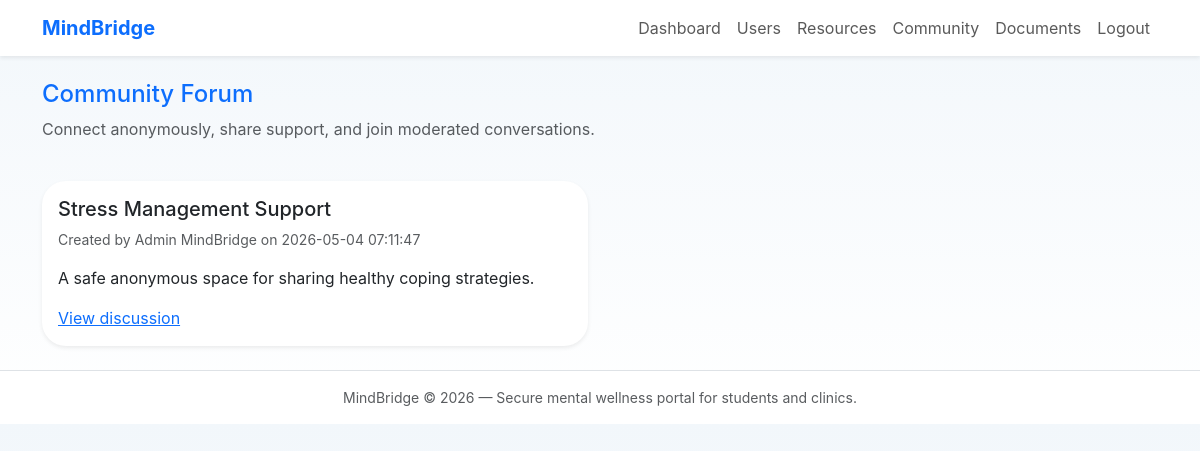
The page /?controller=forum&action=index (signed in) on the database its author committed.
### tables this page shows
CREATE TABLE forums (
  id INT AUTO_INCREMENT PRIMARY KEY,
  title VARCHAR(180) NOT NULL,
  description TEXT,
  is_anonymous TINYINT(1) NOT NULL DEFAULT 0,
  created_by INT NULL,
  created_at DATETIME NOT NULL DEFAULT CURRENT_TIMESTAMP,
  FOREIGN KEY (created_by) REFERENCES users(id) ON DELETE SET NULL
);

CREATE TABLE users (
  id INT AUTO_INCREMENT PRIMARY KEY,
  name VARCHAR(150) NOT NULL,
  email VARCHAR(180) NOT NULL UNIQUE,
  password VARCHAR(255) NOT NULL,
  role ENUM('patient','therapist','admin') NOT NULL DEFAULT 'patient',
  status ENUM('active','inactive') NOT NULL DEFAULT 'active',
  created_at DATETIME NOT NULL DEFAULT CURRENT_TIMESTAMP
);

### core/View.php (called while the page is built, shortened)
<?php
class View
{
    public function render(string $path, array $data = []): void
    {
        extract($data, EXTR_SKIP);
        $viewFile = __DIR__ . '/../app/views/' . $path . '.php';
        include __DIR__ . '/../app/views/layout/header.php';
        include $viewFile;
        include __DIR__ . '/../app/views/layout/footer.php';
    }
}

### app/controllers/ForumController.php (called while the page is built, shortened)
<?php
class ForumController extends Controller
{
    public function index(): void
    {
        $forums = (new Forum())->topics();
        $this->view->render('forum/index', ['forums' => $forums]);
    }
}

### index.php (called while the page is built, shortened)
<?php
require_once __DIR__ . '/core/Database.php';
require_once __DIR__ . '/core/Model.php';
require_once __DIR__ . '/core/View.php';
spl_autoload_register(function ($class) {
    $paths = [
        __DIR__ . '/app/controllers/' . $class . '.php',
        __DIR__ . '/app/models/' . $class . '.php',
        __DIR__ . '/core/' . $class . '.php',
    ];
    foreach ($paths as $path) {
        if (file_exists($path)) {
            return true;
        }
    }
    return false;
});
$action = $_GET['action'] ?? 'index';
$controller = new $controllerName();
$controller->{$action}();

### config/config.php (called while the page is built)
<?php
$baseUrl = 'http://localhost/MindBridge/';
if (!empty($_SERVER['HTTP_HOST'])) {
    $scheme = (!empty($_SERVER['HTTPS']) && $_SERVER['HTTPS'] !== 'off') ? 'https' : 'http';
    $path = rtrim(str_replace('\\', '/', dirname($_SERVER['SCRIPT_NAME'])), '/');
    $baseUrl = $scheme . '://' . $_SERVER['HTTP_HOST'] . ($path !== '/' ? $path : '') . '/';
}
return [
    'db' => [
        'host' => '127.0.0.1',
        'name' => 'mindbridge',
        'user' => 'root',
        'pass' => '',
        'charset' => 'utf8mb4',
    ],
    'app' => [
        'base_url' => $baseUrl,
    ],
];

### core/Database.php (called while the page is built)
<?php
class Database
{
    private static ?Database $instance = null;
    private PDO $connection;
    private function __construct()
    {
        $config = require __DIR__ . '/../config/config.php';
        $dsn = sprintf('mysql:host=%s;dbname=%s;charset=%s',
            $config['db']['host'],
            $config['db']['name'],
            $config['db']['charset']
        );
        $options = [
            PDO::ATTR_ERRMODE => PDO::ERRMODE_EXCEPTION,
            PDO::ATTR_DEFAULT_FETCH_MODE => PDO::FETCH_ASSOC,
            PDO::ATTR_EMULATE_PREPARES => false,
        ];
        $this->connection = new PDO($dsn, $config['db']['user'], $config['db']['pass'], $options);
    }
    public static function getInstance(): Database
    {
        if (self::$instance === null) {
            self::$instance = new Database();
        }
        return self::$instance;
    }
    public function getConnection(): PDO
    {
        return $this->connection;
    }
}

### core/Model.php (called while the page is built, shortened)
<?php
class Model
{
    public function __construct()
    {
        $this->db = Database::getInstance()->getConnection();
    }
}

### app/models/Forum.php (called while the page is built, shortened)
<?php
class Forum extends Model
{
    public function topics(): array
    {
        $stmt = $this->db->query('SELECT f.*, u.name AS author FROM forums f LEFT JOIN users u ON u.id = f.created_by ORDER BY f.created_at DESC');
        return $stmt->fetchAll();
    }
}

### app/views/forum/index.php (the view, shortened to what this page needs)
<div class="row mb-4">
    <div class="col-lg-12">
        <h2 class="h4 text-primary">Community Forum</h2>
        <p class="text-muted">Connect anonymously, share support, and join moderated conversations.</p>
    </div>
</div>
<div class="row g-4">
    <?php foreach ($forums as $forum): ?>
        <div class="col-md-6">
            <div class="card border-0 shadow-sm h-100">
                <div class="card-body">
                    <h5><?php echo htmlspecialchars($forum['title']); ?></h5>
                    <p class="small text-muted">Created by <?php echo htmlspecialchars($forum['author']); ?> on <?php echo htmlspecialchars($forum['created_at']); ?></p>
                    <p><?php echo htmlspecialchars($forum['description']); ?></p>
                    <a href="<?php echo $baseUrl; ?>?controller=forum&action=view&id=<?php echo $forum['id']; ?>" class="stretched-link">View discussion</a>
                </div>
            </div>
        </div>
    <?php endforeach; ?>
</div>

### assets/css/style.css (style rules this page uses)
:root { color-scheme: light; --surface: #f9fbfd; --primary: #2a8fbd; --secondary: #70c0b8; --muted: #6c757d; --bg: #f2f7fb; }
body { background: linear-gradient(180deg, #f2f7fb 0%, #ffffff 100%); color: #2a3a4d; font-family: 'Inter', system-ui, -apple-system, BlinkMacSystemFont, 'Segoe UI', sans-serif; }
.card { border-radius: 24px; }

### rows shown on the page
forums: title "Stress Management Support", created_by.name "Admin MindBridge", created_at "2026-05-04 07:11:47", description "A safe anonymous space for sharing healthy coping strategies."
